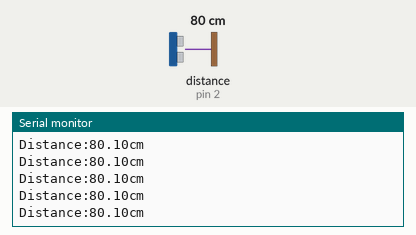
A sketch run on a simulated Arduino Uno, built with avr-gcc and run on an emulated ATmega328P. Parts: the last lines printed to the serial monitor. Wiring (inferred from the names in the program): ultrasonic range finder: trigger pin 12; echo pin 2. The inputs (shaded band) are chosen by the test bench; at power-on: distance to the obstacle (sensor on pin 2) 80 cm. The echo pulse lasts 58.3 µs per cm.

Above: at 1.2 s.
1.3 s: distance to the obstacle (sensor on pin 2) set to 35 cm
At 1.6 s:
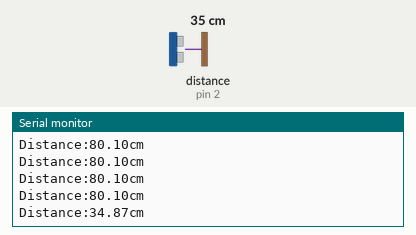
4.3 s: distance to the obstacle (sensor on pin 2) set to 2 cm
At 4.44 s:
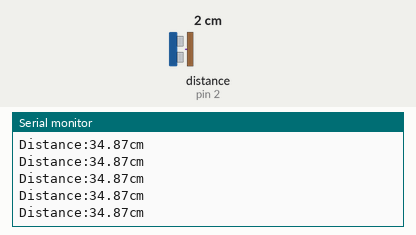
Timing chart, 0 to 7.3 s (numbered marks = the images above; inputs shaded):
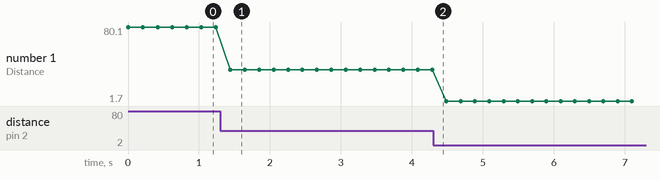

Measured:
- after the input at 1.3 s, the serial monitor: prints a new line after 0.14 s (image 1)
- plotted number 1: 80.1 → 34.87 after the input at 1.3 s, 34.87 → 1.7 after the input at 4.3 s

The sketch:

radar_speed.ino
```cpp
const int TrigPin = 12;
const int EchoPin = 2;
float cm;
void setup() {
  // put your setup code here, to run once:
  Serial.begin(9600);
  pinMode(TrigPin,OUTPUT);//Trig
  pinMode(EchoPin,INPUT);//Echo
}

void loop() {
  digitalWrite(TrigPin, LOW); //低高低电平发一个短时间脉冲去TrigPin
  delayMicroseconds(2);       // delayMicroseconds在更小的时间内延时准确
  digitalWrite(TrigPin, HIGH);
  delayMicroseconds(10);
  digitalWrite(TrigPin, LOW); //通过这里控制超声波的发射

  cm = pulseIn(EchoPin, HIGH) / 58.0; //将回波时间换算成cm
  cm = (long(cm * 100.0)) / 100.0; //保留两位小数
  Serial.print("Distance:");
  Serial.print(cm);
  Serial.print("cm");
  Serial.println();
  delay(200);
}
```
